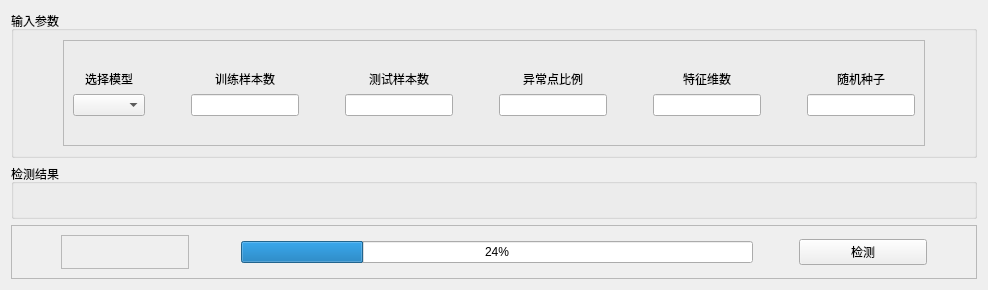
    <widget class="QWidget" name="centralwidget">
      <layout class="QGridLayout" name="gridLayout">
        <item row="0" column="0">
          <layout class="QVBoxLayout" name="verticalLayout" stretch="0,8,1">
            <item>
              <widget class="QGroupBox" name="groupBox_2">
                <property name="title">
                  <string>输入参数</string>
                </property>
                <layout class="QGridLayout" name="gridLayout_7">
                  <item row="0" column="2">
                    <spacer name="horizontalSpacer_10">
                      <property name="orientation">
                        <enum>Qt::Horizontal</enum>
                      </property>
                      <property name="sizeType">
                        <enum>QSizePolicy::Fixed</enum>
                      </property>
                      <property name="sizeHint" stdset="0">
                        <size>
                          <width>40</width>
                          <height>20</height>
                        </size>
                      </property>
                    </spacer>
                  </item>
                  <item row="0" column="0">
                    <spacer name="horizontalSpacer_9">
                      <property name="orientation">
                        <enum>Qt::Horizontal</enum>
                      </property>
                      <property name="sizeType">
                        <enum>QSizePolicy::Fixed</enum>
                      </property>
                      <property name="sizeHint" stdset="0">
                        <size>
                          <width>40</width>
                          <height>20</height>
                        </size>
                      </property>
                    </spacer>
                  </item>
                  <item row="0" column="1">
                    <layout class="QHBoxLayout" name="horizontalLayout" stretch="8">
                      <item>
                        <widget class="QFrame" name="frame">
                          <property name="frameShape">
                            <enum>QFrame::StyledPanel</enum>
                          </property>
                          <property name="frameShadow">
                            <enum>QFrame::Raised</enum>
                          </property>
                          <layout class="QGridLayout" name="gridLayout_5">
                            <item row="1" column="1">
                              <layout class="QGridLayout" name="gridLayout_4" rowstretch="1,1">
                                <item row="1" column="3">
                                  <spacer name="horizontalSpacer_5">
                                    <property name="orientation">
                                      <enum>Qt::Horizontal</enum>
                                    </property>
                                    <property name="sizeType">
                                      <enum>QSizePolicy::Fixed</enum>
                                    </property>
                                    <property name="sizeHint" stdset="0">
                                      <size>
                                        <width>40</width>
                                        <height>20</height>
                                      </size>
                                    </property>
                                  </spacer>
                                </item>
                                <item row="1" column="0">
                                  <widget class="QComboBox" name="cbModelName" />
                                </item>
                                <item row="1" column="5">
                                  <spacer name="horizontalSpacer_6">
                                    <property name="orientation">
                                      <enum>Qt::Horizontal</enum>
                                    </property>
                                    <property name="sizeType">
                                      <enum>QSizePolicy::Fixed</enum>
                                    </property>
                                    <property name="sizeHint" stdset="0">
                                      <size>
                                        <width>40</width>
                                        <height>20</height>
                                      </size>
                                    </property>
                                  </spacer>
                                </item>
                                <item row="0" column="6">
                                  <widget class="QLabel" name="label_4">
                                    <property name="text">
                                      <string>异常点比例</string>
                                    </property>
                                    <property name="alignment">
                                      <set>Qt::AlignCenter</set>
                                    </property>
                                  </widget>
                                </item>
                                <item row="0" column="4">
                                  <widget class="QLabel" name="label_3">
                                    <property name="text">
                                      <string>测试样本数</string>
                                    </property>
                                    <property name="alignment">
                                      <set>Qt::AlignCenter</set>
                                    </property>
                                  </widget>
                                </item>
                                <item row="1" column="7">
                                  <spacer name="horizontalSpacer_7">
                                    <property name="orientation">
                                      <enum>Qt::Horizontal</enum>
                                    </property>
                                    <property name="sizeType">
                                      <enum>QSizePolicy::Fixed</enum>
                                    </property>
                                    <property name="sizeHint" stdset="0">
                                      <size>
                                        <width>40</width>
                                        <height>20</height>
                                      </size>
                                    </property>
                                  </spacer>
                                </item>
                                <item row="1" column="8">
                                  <widget class="QLineEdit" name="leNumFeas" />
                                </item>
                                <item row="0" column="0">
                                  <widget class="QLabel" name="label">
                                    <property name="text">
                                      <string>选择模型</string>
                                    </property>
                                    <property name="alignment">
                                      <set>Qt::AlignCenter</set>
                                    </property>
                                  </widget>
                                </item>
                                <item row="1" column="2">
                                  <widget class="QLineEdit" name="leNumTrain">
                                    <property name="text">
                                      <string />
                                    </property>
                                  </widget>
                                </item>
                                <item row="1" column="1">
                                  <spacer name="horizontalSpacer_4">
                                    <property name="orientation">
                                      <enum>Qt::Horizontal</enum>
                                    </property>
                                    <property name="sizeType">
                                      <enum>QSizePolicy::Fixed</enum>
                                    </property>
                                    <property name="sizeHint" stdset="0">
                                      <size>
                                        <width>40</width>
                                        <height>20</height>
                                      </size>
                                    </property>
                                  </spacer>
                                </item>
                                <item row="1" column="4">
                                  <widget class="QLineEdit" name="leNumTest">
                                    <property name="text">
                                      <string />
                                    </property>
                                  </widget>
                                </item>
                                <item row="1" column="10">
                                  <widget class="QLineEdit" name="leSeed" />
                                </item>
                                <item row="0" column="8">
                                  <widget class="QLabel" name="label_5">
                                    <property name="text">
                                      <string>特征维数</string>
                                    </property>
                                    <property name="alignment">
                                      <set>Qt::AlignCenter</set>
                                    </property>
                                  </widget>
                                </item>
                                <item row="1" column="6">
                                  <widget class="QLineEdit" name="leOutlierRate">
                                    <property name="text">
                                      <string />
                                    </property>
                                  </widget>
                                </item>
                                <item row="0" column="2">
                                  <widget class="QLabel" name="label_2">
                                    <property name="text">
                                      <string>训练样本数</string>
                                    </property>
                                    <property name="alignment">
                                      <set>Qt::AlignCenter</set>
                                    </property>
                                  </widget>
                                </item>
                                <item row="1" column="9">
                                  <spacer name="horizontalSpacer_8">
                                    <property name="orientation">
                                      <enum>Qt::Horizontal</enum>
                                    </property>
                                    <property name="sizeType">
                                      <enum>QSizePolicy::Fixed</enum>
                                    </property>
                                    <property name="sizeHint" stdset="0">
                                      <size>
                                        <width>40</width>
                                        <height>20</height>
                                      </size>
                                    </property>
                                  </spacer>
                                </item>
                                <item row="0" column="10">
                                  <widget class="QLabel" name="label_6">
                                    <property name="text">
                                      <string>随机种子</string>
                                    </property>
                                    <property name="alignment">
                                      <set>Qt::AlignCenter</set>
                                    </property>
                                  </widget>
                                </item>
                              </layout>
                            </item>
                            <item row="2" column="1">
                              <spacer name="verticalSpacer">
                                <property name="orientation">
                                  <enum>Qt::Vertical</enum>
                                </property>
                                <property name="sizeType">
                                  <enum>QSizePolicy::Fixed</enum>
                                </property>
                                <property name="sizeHint" stdset="0">
                                  <size>
                                    <width>20</width>
                                    <height>20</height>
                                  </size>
                                </property>
                              </spacer>
                            </item>
                            <item row="0" column="1">
                              <spacer name="verticalSpacer_2">
                                <property name="orientation">
                                  <enum>Qt::Vertical</enum>
                                </property>
                                <property name="sizeType">
                                  <enum>QSizePolicy::Fixed</enum>
                                </property>
                                <property name="sizeHint" stdset="0">
                                  <size>
                                    <width>20</width>
                                    <height>20</height>
                                  </size>
                                </property>
                              </spacer>
                            </item>
                          </layout>
                        </widget>
                      </item>
                    </layout>
                  </item>
                </layout>
              </widget>
            </item>
            <item>
              <widget class="QGroupBox" name="groupBox">
                <property name="title">
                  <string>检测结果</string>
                </property>
                <layout class="QGridLayout" name="gridLayout_3">
                  <item row="0" column="0">
                    <widget class="QLabel" name="lbImage">
                      <property name="maximumSize">
                        <size>
                          <width>1030</width>
                          <height>699</height>
                        </size>
                      </property>
                      <property name="text">
                        <string />
                      </property>
                      <property name="pixmap">
                        <pixmap resource="res.qrc">:/image/splash.png</pixmap>
                      </property>
                      <property name="scaledContents">
                        <bool>true</bool>
                      </property>
                      <property name="alignment">
                        <set>Qt::AlignCenter</set>
                      </property>
                    </widget>
                  </item>
                </layout>
              </widget>
            </item>
            <item>
              <widget class="QFrame" name="frame_3">
                <property name="frameShape">
                  <enum>QFrame::StyledPanel</enum>
                </property>
                <property name="frameShadow">
                  <enum>QFrame::Raised</enum>
                </property>
                <layout class="QGridLayout" name="gridLayout_2">
                  <item row="0" column="0">
                    <layout class="QHBoxLayout" name="horizontalLayout_2" stretch="0,1,0,0,4,0,1,0">
                      <item>
                        <spacer name="horizontalSpacer_11">
                          <property name="orientation">
                            <enum>Qt::Horizontal</enum>
                          </property>
                          <property name="sizeType">
                            <enum>QSizePolicy::Fixed</enum>
                          </property>
                          <property name="sizeHint" stdset="0">
                            <size>
                              <width>40</width>
                              <height>20</height>
                            </size>
                          </property>
                        </spacer>
                      </item>
                      <item>
                        <widget class="QFrame" name="frame_4">
                          <property name="frameShape">
                            <enum>QFrame::StyledPanel</enum>
                          </property>
                          <property name="frameShadow">
                            <enum>QFrame::Raised</enum>
                          </property>
                          <layout class="QGridLayout" name="gridLayout_8">
                            <item row="0" column="0">
                              <widget class="QLabel" name="lbProgress">
                                <property name="text">
                                  <string />
                                </property>
                                <property name="alignment">
                                  <set>Qt::AlignCenter</set>
                                </property>
                              </widget>
                            </item>
                          </layout>
                        </widget>
                      </item>
                      <item>
                        <spacer name="horizontalSpacer_2">
                          <property name="orientation">
                            <enum>Qt::Horizontal</enum>
                          </property>
                          <property name="sizeType">
                            <enum>QSizePolicy::Fixed</enum>
                          </property>
                          <property name="sizeHint" stdset="0">
                            <size>
                              <width>40</width>
                              <height>20</height>
                            </size>
                          </property>
                        </spacer>
                      </item>
                      <item>
                        <widget class="QFrame" name="frame_5">
                          <property name="frameShape">
                            <enum>QFrame::StyledPanel</enum>
                          </property>
                          <property name="frameShadow">
                            <enum>QFrame::Raised</enum>
                          </property>
                        </widget>
                      </item>
                      <item>
                        <widget class="QProgressBar" name="pgbEvaluator">
                          <property name="value">
                            <number>24</number>
                          </property>
                        </widget>
                      </item>
                      <item>
                        <spacer name="horizontalSpacer">
                          <property name="orientation">
                            <enum>Qt::Horizontal</enum>
                          </property>
                          <property name="sizeHint" stdset="0">
                            <size>
                              <width>40</width>
                              <height>20</height>
                            </size>
                          </property>
                        </spacer>
                      </item>
                      <item>
                        <widget class="QPushButton" name="pbRunDetect">
                          <property name="text">
                            <string>检测</string>
                          </property>
                        </widget>
                      </item>
                      <item>
                        <spacer name="horizontalSpacer_3">
                          <property name="orientation">
                            <enum>Qt::Horizontal</enum>
                          </property>
                          <property name="sizeHint" stdset="0">
                            <size>
                              <width>40</width>
                              <height>20</height>
                            </size>
                          </property>
                        </spacer>
                      </item>
                    </layout>
                  </item>
                </layout>
              </widget>
            </item>
          </layout>
        </item>
      </layout>
    </widget>
